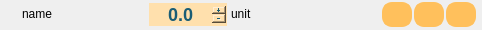
<?xml version="1.0" encoding="UTF-8"?>
<ui version="4.0">
 <class>Form</class>
 <widget class="QWidget" name="Form">
  <property name="geometry">
   <rect>
    <x>0</x>
    <y>0</y>
    <width>482</width>
    <height>30</height>
   </rect>
  </property>
  <property name="windowTitle">
   <string>Form</string>
  </property>
  <property name="styleSheet">
   <string notr="true">QCheckBox::indicator:checked{
        image: url(file:///../UI/images/icon_check.png);
        width:20px;
        height:20px;
    }

QCheckBox::indicator:unchecked{
        image: url(file:///../UI/images/icon_uncheck.png);
        width:20px;
        height:20px;
    }

QCheckBox#cB_done{
       background-color:transparent;
}

QPushButton{
        background-color: #ffc05c;
        border-style: solid;
        border-width: 2px;
        border-radius: 10px;
        border-color: #ffc05c;
        font: bold 18px;
        /*min-width: 10em;*/
        padding: 0px;
        color:#1a5d75;
    }
    
    QPushButton:hover{
        border-color: #fe6d73;
    }
    
    QPushButton:pressed{
        border-width: 5px;
        border-radius: 13px;
        font:  15px;
        border-color: #fe6d73;
    }

QPushButton:checked{
        border-width: 5px;
        border-radius: 13px;
        font:  15px;
        border-color: #36a9d3;
    }

QDoubleSpinBox{
	font: bold 18px;
	background-color: #ffe0ad;
    border:none;
	color:#1a5d75;
}
QDoubleSpinBox::up-button{
    border:none;
    image: url(file:///../UI/images/icon_up_arrow.png);
}
QDoubleSpinBox::down-button{
    border:none;
    image: url(file:///../UI/images/icon_down_arrow.png);
}
QLineEdit{
	border:none;
	background:transparent;
}
QFrame#frame_action{
	background:transparent;
}</string>
  </property>
  <layout class="QGridLayout" name="gridLayout">
   <property name="leftMargin">
    <number>0</number>
   </property>
   <property name="topMargin">
    <number>0</number>
   </property>
   <property name="rightMargin">
    <number>0</number>
   </property>
   <property name="bottomMargin">
    <number>0</number>
   </property>
   <property name="horizontalSpacing">
    <number>2</number>
   </property>
   <property name="verticalSpacing">
    <number>0</number>
   </property>
   <item row="0" column="0">
    <widget class="QFrame" name="frame">
     <property name="frameShape">
      <enum>QFrame::NoFrame</enum>
     </property>
     <property name="frameShadow">
      <enum>QFrame::Raised</enum>
     </property>
     <layout class="QGridLayout" name="gridLayout_2">
      <property name="leftMargin">
       <number>4</number>
      </property>
      <property name="topMargin">
       <number>0</number>
      </property>
      <property name="rightMargin">
       <number>4</number>
      </property>
      <property name="bottomMargin">
       <number>0</number>
      </property>
      <property name="spacing">
       <number>2</number>
      </property>
      <item row="0" column="0">
       <widget class="QCheckBox" name="cB_done">
        <property name="maximumSize">
         <size>
          <width>30</width>
          <height>16777215</height>
         </size>
        </property>
        <property name="text">
         <string/>
        </property>
       </widget>
      </item>
      <item row="0" column="2">
       <widget class="QDoubleSpinBox" name="sB_qty">
        <property name="maximumSize">
         <size>
          <width>100</width>
          <height>16777215</height>
         </size>
        </property>
        <property name="frame">
         <bool>true</bool>
        </property>
        <property name="alignment">
         <set>Qt::AlignCenter</set>
        </property>
        <property name="buttonSymbols">
         <enum>QAbstractSpinBox::PlusMinus</enum>
        </property>
        <property name="decimals">
         <number>1</number>
        </property>
        <property name="maximum">
         <double>1000.000000000000000</double>
        </property>
        <property name="stepType">
         <enum>QAbstractSpinBox::DefaultStepType</enum>
        </property>
       </widget>
      </item>
      <item row="0" column="1">
       <widget class="QLineEdit" name="lE_name">
        <property name="text">
         <string>name</string>
        </property>
        <property name="frame">
         <bool>false</bool>
        </property>
        <property name="readOnly">
         <bool>false</bool>
        </property>
       </widget>
      </item>
      <item row="0" column="3">
       <widget class="QLineEdit" name="lE_unit">
        <property name="text">
         <string>unit</string>
        </property>
        <property name="frame">
         <bool>false</bool>
        </property>
       </widget>
      </item>
      <item row="0" column="4">
       <widget class="QFrame" name="frame_action">
        <property name="minimumSize">
         <size>
          <width>120</width>
          <height>0</height>
         </size>
        </property>
        <property name="maximumSize">
         <size>
          <width>120</width>
          <height>16777215</height>
         </size>
        </property>
        <property name="frameShape">
         <enum>QFrame::NoFrame</enum>
        </property>
        <property name="frameShadow">
         <enum>QFrame::Raised</enum>
        </property>
        <layout class="QGridLayout" name="gridLayout_3">
         <property name="leftMargin">
          <number>0</number>
         </property>
         <property name="topMargin">
          <number>0</number>
         </property>
         <property name="rightMargin">
          <number>2</number>
         </property>
         <property name="bottomMargin">
          <number>0</number>
         </property>
         <property name="horizontalSpacing">
          <number>2</number>
         </property>
         <property name="verticalSpacing">
          <number>0</number>
         </property>
         <item row="0" column="4">
          <widget class="QPushButton" name="pB_delete">
           <property name="maximumSize">
            <size>
             <width>30</width>
             <height>30</height>
            </size>
           </property>
           <property name="toolTip">
            <string>Supprimer de la liste</string>
           </property>
           <property name="text">
            <string/>
           </property>
           <property name="icon">
            <iconset>
             <normaloff>images/icon_bin.png</normaloff>images/icon_bin.png</iconset>
           </property>
           <property name="iconSize">
            <size>
             <width>25</width>
             <height>25</height>
            </size>
           </property>
          </widget>
         </item>
         <item row="0" column="0">
          <spacer name="horizontalSpacer">
           <property name="orientation">
            <enum>Qt::Horizontal</enum>
           </property>
           <property name="sizeHint" stdset="0">
            <size>
             <width>40</width>
             <height>20</height>
            </size>
           </property>
          </spacer>
         </item>
         <item row="0" column="2">
          <widget class="QPushButton" name="pB_reset">
           <property name="maximumSize">
            <size>
             <width>30</width>
             <height>30</height>
            </size>
           </property>
           <property name="toolTip">
            <string>Reset</string>
           </property>
           <property name="text">
            <string/>
           </property>
           <property name="icon">
            <iconset>
             <normaloff>images/icon_reset_LD.png</normaloff>images/icon_reset_LD.png</iconset>
           </property>
           <property name="iconSize">
            <size>
             <width>25</width>
             <height>25</height>
            </size>
           </property>
          </widget>
         </item>
         <item row="0" column="3">
          <widget class="QPushButton" name="pB_search">
           <property name="maximumSize">
            <size>
             <width>30</width>
             <height>30</height>
            </size>
           </property>
           <property name="toolTip">
            <string>Trouver la recette correspondante</string>
           </property>
           <property name="text">
            <string/>
           </property>
           <property name="icon">
            <iconset>
             <normaloff>images/icon_search.png</normaloff>images/icon_search.png</iconset>
           </property>
           <property name="iconSize">
            <size>
             <width>25</width>
             <height>25</height>
            </size>
           </property>
           <property name="checkable">
            <bool>true</bool>
           </property>
          </widget>
         </item>
        </layout>
       </widget>
      </item>
     </layout>
    </widget>
   </item>
  </layout>
 </widget>
 <resources/>
 <connections/>
</ui>
